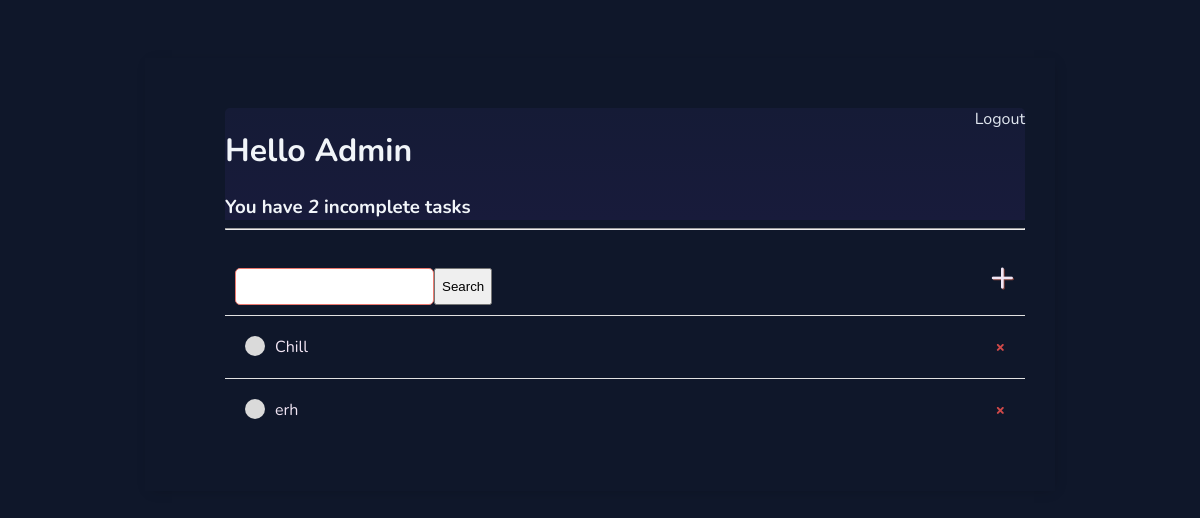
The app's page / (signed in), older data.
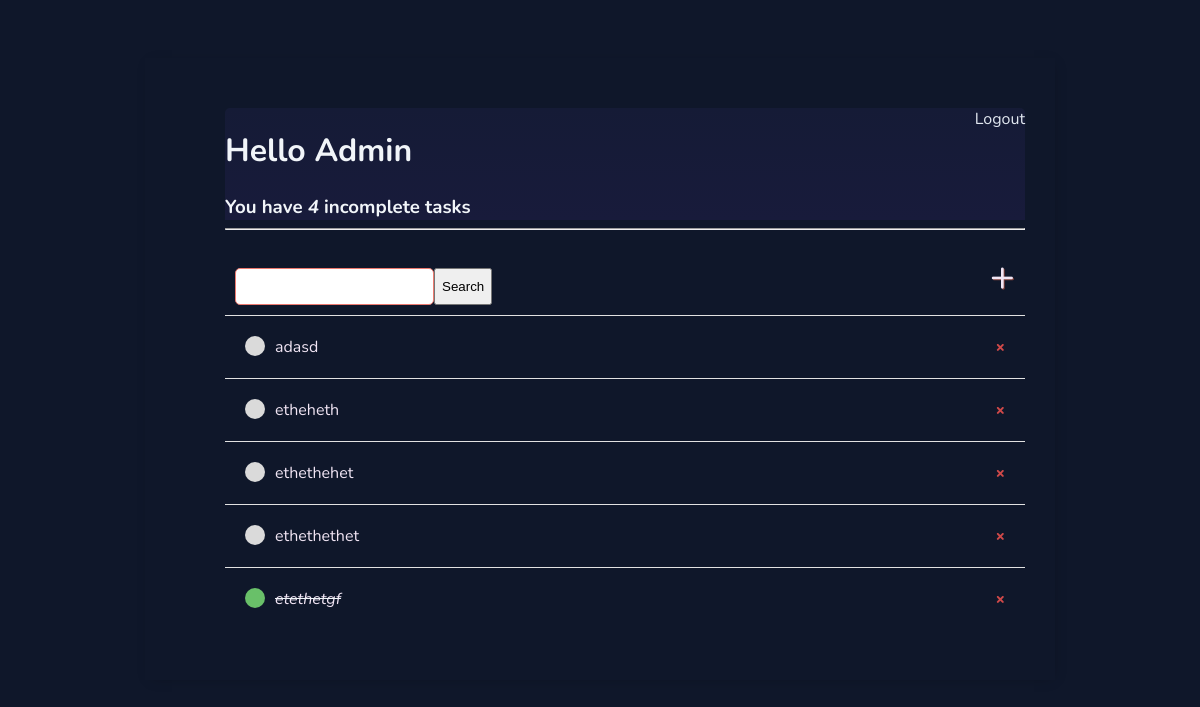
The same page, newer data.
### base/models.py (models this page shows)
class Task(models.Model):
    user = models.ForeignKey(User, on_delete=models.CASCADE, null=True, blank=True)
    title = models.CharField(max_length=200)
    description = models.TextField(null=True, blank=True)
    complete = models.BooleanField(default=False)
    create = models.DateTimeField(auto_now_add=True)
    def __str__(self):
        return self.title
    class Meta:
        ordering = ['complete']

### base/views.py (the view)
# urls.py: path('', TaskList.as_view(), name='tasks'),
class TaskList(LoginRequiredMixin ,ListView):
    model = Task
    context_object_name = 'tasks'
    def get_context_data(self, **kwargs):
        context = super().get_context_data(**kwargs)
        context['tasks'] = context['tasks'].filter(user=self.request.user)
        context['count'] = context['tasks'].filter(complete=False).count()
        search_input = self.request.GET.get('search-area') or ''
        if search_input:
            context['tasks'] = context['tasks'].filter(
                title__icontains=search_input)
        context['search_input'] = search_input
        return context

### base/templates/base/task_list.html
{% extends 'base/main.html' %}
{% block content %}
<div class='header-bar'>
    <div>
        <h1>Hello {{request.user|title}}</h1>
        <h3 style='margin:0'>You have <i>{{count}}</i> incomplete task{{ count|pluralize:'s' }}</h3>
    </div>
    {% if request.user.is_authenticated %}
    <br>
    <a href="{% url 'logout' %}">Logout</a>
    {% else %}
    <a href="{% url 'login' %}">Login</a>
    {% endif %}
</div>
<hr>
<div id="search-add-wrapper">
    <form method="GET" style="margin-top: 20px; display: flex;">
        <input type="text" name="search-area" value="{{search_input}}">
        <input class="button" type="submit" value="Search">
    </form>
    <a id="add-link" href="{% url 'task-create' %}">&#x2b;</a>
</div>
<div class="task-item-wrapper">
    {% for task in tasks %}
        <div class="task-wrapper">
            {% if task.complete %}
            <div class="task-title">
                <div class="task-complete-icon"></div>
                <i><s><a href="{% url 'task-update' task.id %}"  style="text-decoration:none">{{task}}</a></s></i>
            </div>
            <a class="delete-link" href="{% url 'task-delete' task.id %}"  style="text-decoration:none">&#215;</a>
            {% else %}
            <div class="task-title">
                <div class="task-incomplete-icon"></div>
                <a href="{% url 'task-update' task.id %}"  style="text-decoration:none">{{task}}</a>
            </div>
            <a class="delete-link" href="{% url 'task-delete' task.id %}"  style="text-decoration:none">&#215;</a>
            {% endif %}
        </div>
    {% empty %}
    <h3>No items in list</h3>
    {% endfor %}
</div>
{% endblock content %}

Row changes from the older to the newer data that the page shows:
removed Task: title "Chill"
removed Task: title "erh"
added Task: title "adasd"
added Task: title "etheheth"
added Task: title "ethethehet"
added Task: title "ethethethet"
added Task: title "etethetgf"
Text that changed along with them:
{{ count }}: "2" → "4"
